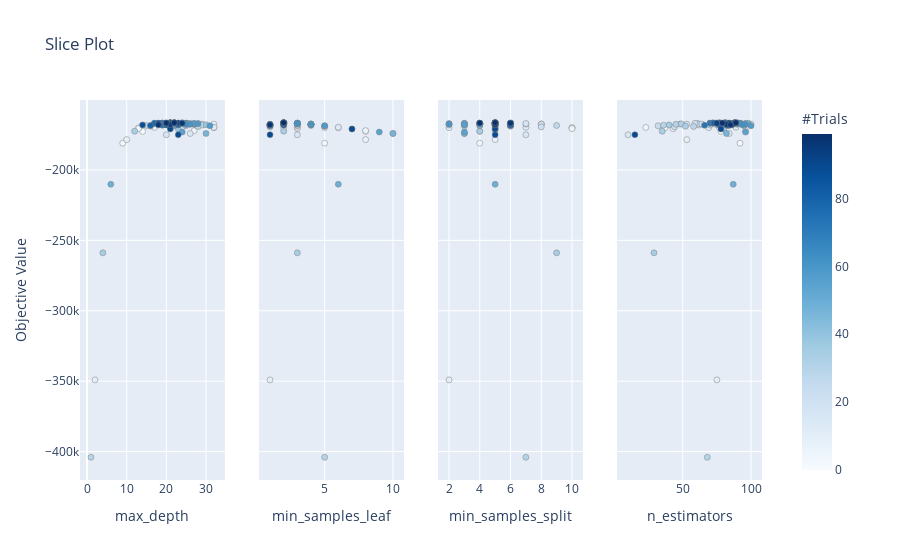

The notebook cell saved with this chart:
### Markdown cell above
Max depth is far and away the most important hyperparameter to change
 
A plot like this comes in handy when tuning models with many hyperparameters. For example, you could take a test run of 40–50 trials and plot the parameter importances.

Depending on the plot, you might decide to discard some less important parameters and give a larger search space for other ones, possibly reducing the search time and space.

You can check out <a href="https://optuna.readthedocs.io/en/stable/reference/visualization/index.html">this</a> page for more information on Optuna's supported plot types.

### Code cell
# Plotting the accuracies for each hyperparameter for each trial.
optuna.visualization.plot_slice(study)
